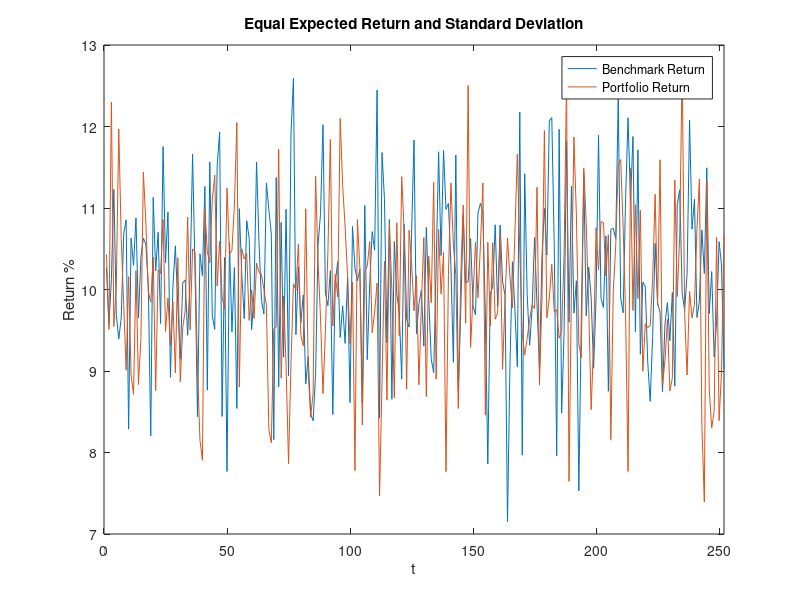
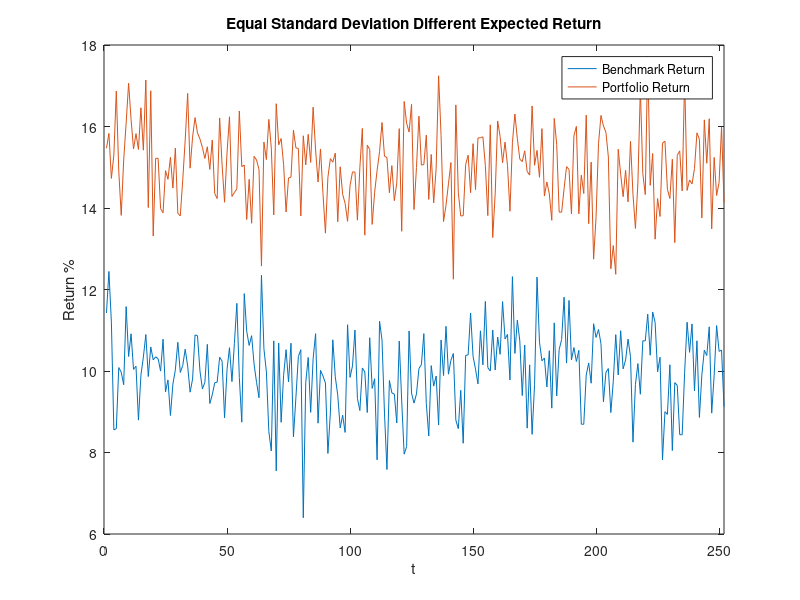
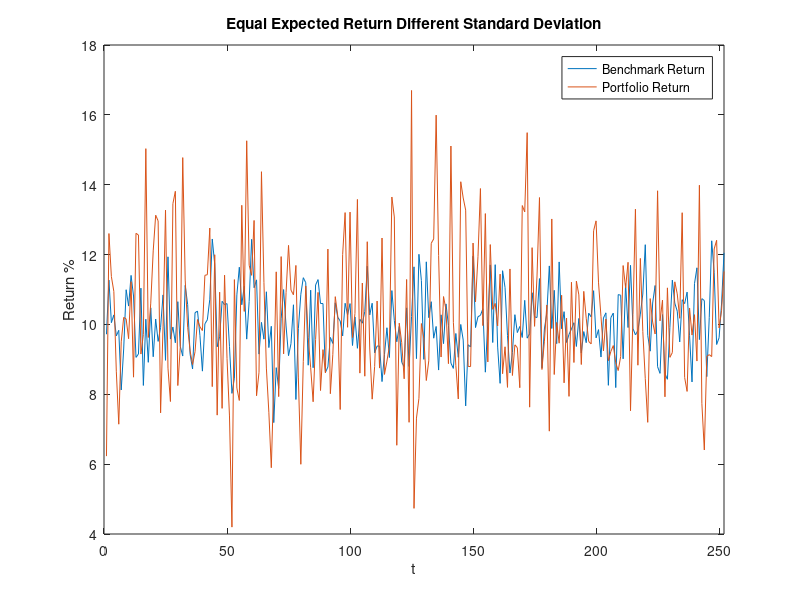

The MATLAB script that drew these images, in order: (Note: this script raises an error after producing the figures.)
%Housekeeping
    clear all; % clear all variables from memory
    close all; % close all figures
    clc; % clear command window

%% case 0
    normalp_case0 = normrnd(0,1,[1,252]);
    normalb_case0 = normrnd(0,1,[1,252]);
    
    ret_p0= 10 + normalp_case0;
    ret_b0 = 10 + normalb_case0;
    
    figure
    plot(ret_b0)
    hold on
    plot(ret_p0)
    hold off
    title('Equal Expected Return and Standard Deviation')
    xlim([0 252])
    xlabel('t')
    ylabel('Return %')
    legend('Benchmark Return','Portfolio Return')
    
%% case 1
    normalp_case1 = normrnd(0,1,[1,252]);
    normalb_case1 = normrnd(0,1,[1,252]);
    
    ret_p1 = 15 + normalp_case1;
    ret_b1 = 10 + normalb_case1;
    
    figure
    plot(ret_b1)
    hold on
    plot(ret_p1)
    hold off
    title('Equal Standard Deviation Different Expected Return')
    xlim([0 252])
    xlabel('t')
    ylabel('Return %')
    legend('Benchmark Return','Portfolio Return')
    
%% case 2

    normalp_case2 = normrnd(0,2,[1,252]);
    normalb_case2 = normrnd(0,1,[1,252]);
    
    ret_p2 = 10 + normalp_case2;
    ret_b2 = 10 + normalb_case2;
    
    figure
    plot(ret_b2)
    hold on
    plot(ret_p2)
    hold off
    title('Equal Expected Return Different Standard Deviation')
    xlim([0 252])
    xlabel('t')
    ylabel('Return %')
    legend('Benchmark Return','Portfolio Return')
    
 %% case 3
 
    normalp_case3 = normrnd(0,1,[1,252]);
    normalb_case3 = pearsrnd(0,1,-1,3,1,252);
    
    ret_p3 = 10 + normalp_case3;
    ret_b3 = 10 + normalb_case3;
    
    figure
    plot(ret_b3)
    hold on
    plot(ret_p3)
    hold off
    title('Different Skewness Same Expected Return & Standard Deviation')
    xlim([0 252])
    xlabel('t')
    ylabel('Return %')
    legend('Benchmark Return','Portfolio Return')
    
 %% case 4
 
    normalp_case4 = normrnd(0,1,[1,252]);
    normalb_case4 = pearsrnd(0,1,0,9,1,252);
    
    ret_p4 = 10 + normalp_case4;
    ret_b4 = 10 + normalb_case4;
    
    figure
    plot(ret_b4)
    hold on
    plot(ret_p4)
    hold off
    title('Different Kurtosis Same Expected Return & Standard Deviation')
    xlim([0 252])
    xlabel('t')
    ylabel('Return %')
    legend('Benchmark Return','Portfolio Return')
    
%% Compute TE 

%case 0
diff0 = ret_p0-ret_b0;
TE0 = std(diff0,1)

%case 1
diff1 = ret_p1-ret_b1;
TE1 = std(diff1,1)

%case 2
diff2 = ret_p2-ret_b2;
TE2 = std(diff2,1)

%case 3
diff3 = ret_p3-ret_b3;
TE3 = std(diff3,1)

%case 4
diff4 = ret_p4-ret_b4;
TE4 = std(diff4,1)



%% compute RMSE-TE

rmse_te0 = (var(diff0)+sum(diff0.^2))^.5
rmse_te1 = (var(diff1)+sum(diff1.^2))^.5
rmse_te2 = (var(diff2)+sum(diff2.^2))^.5
rmse_te3 = (var(diff3)+sum(diff3.^2))^.5
rmse_te4 = (var(diff4)+sum(diff4.^2))^.5

%% Quantiles

%quantiles for evaluation
quants=[0.01 0.025 0.05 0.10 0.25 0.50 0.75 0.90 0.95 0.975 0.99];  

%calculate quantiles for 5 simulated cases
port_quant0=quantile(ret_p0,quants)';
bench_quant0=quantile(ret_b0,quants)';

port_quant1=quantile(ret_p1,quants)';
bench_quant1=quantile(ret_b1,quants)';

port_quant2=quantile(ret_p2,quants)';
bench_quant2=quantile(ret_b2,quants)';

port_quant3=quantile(ret_p3,quants)';
bench_quant3=quantile(ret_b3,quants)';

port_quant4=quantile(ret_p4,quants)';
bench_quant4=quantile(ret_b4,quants)';
    
%% compute QuTE

quant_diff0 = sum((bench_quant0-port_quant0).^2)/11
quant_diff1 = sum((bench_quant1-port_quant1).^2)/11
quant_diff2 = sum((bench_quant2-port_quant2).^2)/11
quant_diff3 = sum((bench_quant3-port_quant3).^2)/11
quant_diff4 = sum((bench_quant4-port_quant4).^2)/11